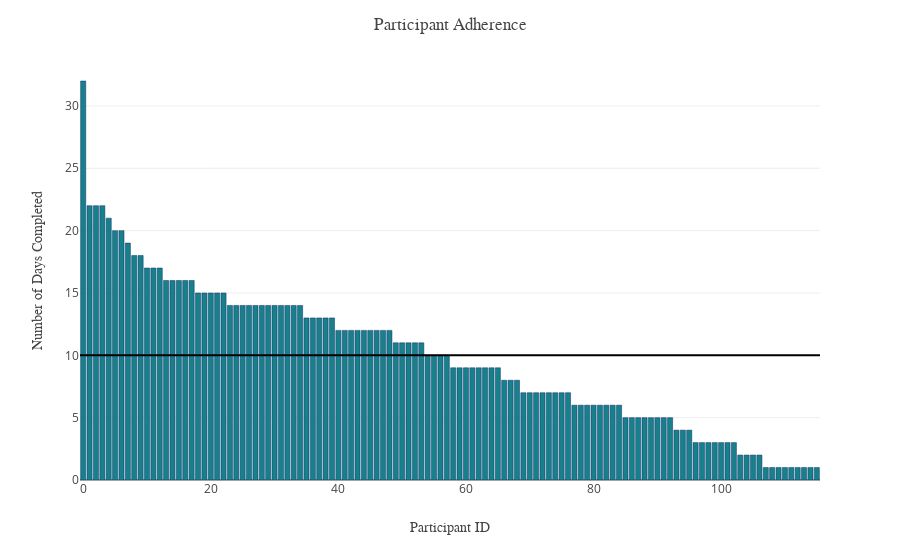

Notebook cell for this chart:
### Code cell
fig = px.bar(df,x=df.index,y=df["N_Days_Hr"].sort_values(ascending=False))#text="N_Days_Hr"
fig.add_hline(y=10)

fig.update_yaxes(title_text="Number of Days Completed",title_font_family="IBM Plex San", row=1, col=1)
fig.update_xaxes(title_text="Participant ID", title_font_family="IBM Plex San",row=1, col=1) #  tickangle=35,tickvals=df.index,showticklabels=True
fig.update_traces(marker_color='rgb(24, 128, 139)', marker_line_color='rgb(8,48,107)')
fig.update_layout(title="Participant Adherence",template = large_rockwell_template)

### Figure 1 — Plotly figure (JSON) as saved in the notebook; plotly's stock layout.template omitted (floating-point values rounded to 4 significant figures)
{"data": [{"alignmentgroup": "True", "hovertemplate": "index=%{x}<br>y=%{y}<extra></extra>", "legendgroup": "", "marker": {"color": "rgb(24, 128, 139)", "line": {"color": "rgb(8,48,107)"}}, "name": "", "offsetgroup": "", "orientation": "v", "showlegend": false, "textposition": "auto", "type": "bar", "x": [0, 1, 2, 3, 4, 5, 6, 7, 8, 9, 10, 11, 12, 13, 14, 15, 16, 17, 18, 19, 20, 21, 22, 23, 24, 25, 26, 27, 28, 29, 30, 31, 32, 33, 34, 35, 36, 37, 38, 39, 40, 41, 42, 43, 44, 45, 46, 47, 48, 49, 50, 51, 52, 53, 54, 55, 56, 57, 58, 59, 60, 61, 62, 63, 64, 65, 66, 67, 68, 69, 70, 71, 72, 73, 74, 75, 76, 77, 78, 79, 80, 81, 82, 83, 84, 85, 86, 87, 88, 89, 90, 91, 92, 93, 94, 95, 96, 97, 98, 99, 100, 101, 102, 103, 104, 105, 106, 107, 108, 109, 110, 111, 112, 113, 114, 115], "xaxis": "x", "y": [32, 22, 22, 22, 21, 20, 20, 19, 18, 18, 17, 17, 17, 16, 16, 16, 16, 16, 15, 15, 15, 15, 15, 14, 14, 14, 14, 14, 14, 14, 14, 14, 14, 14, 14, 13, 13, 13, 13, 13, 12, 12, 12, 12, 12, 12, 12, 12, 12, 11, 11, 11, 11, 11, 10, 10, 10, 10, 9, 9, 9, 9, 9, 9, 9, 9, 8, 8, 8, 7, 7, 7, 7, 7, 7, 7, 7, 6, 6, 6, 6, 6, 6, 6, 6, 5, 5, 5, 5, 5, 5, 5, 5, 4, 4, 4, 3, 3, 3, 3, 3, 3, 3, 2, 2, 2, 2, 1, 1, 1, 1, 1, 1, 1, 1, 1], "yaxis": "y"}], "layout": {"barmode": "relative", "legend": {"tracegroupgap": 0}, "margin": {"t": 60}, "shapes": [{"type": "line", "x0": 0, "x1": 1, "xref": "x domain", "y0": 10, "y1": 10, "yref": "y"}], "title": {"text": "Participant Adherence"}, "xaxis": {"anchor": "y", "domain": [0, 1], "title": {"font": {"family": "IBM Plex San"}, "text": "Participant ID"}}, "yaxis": {"anchor": "x", "domain": [0, 1], "title": {"font": {"family": "IBM Plex San"}, "text": "Number of Days Completed"}}}}
